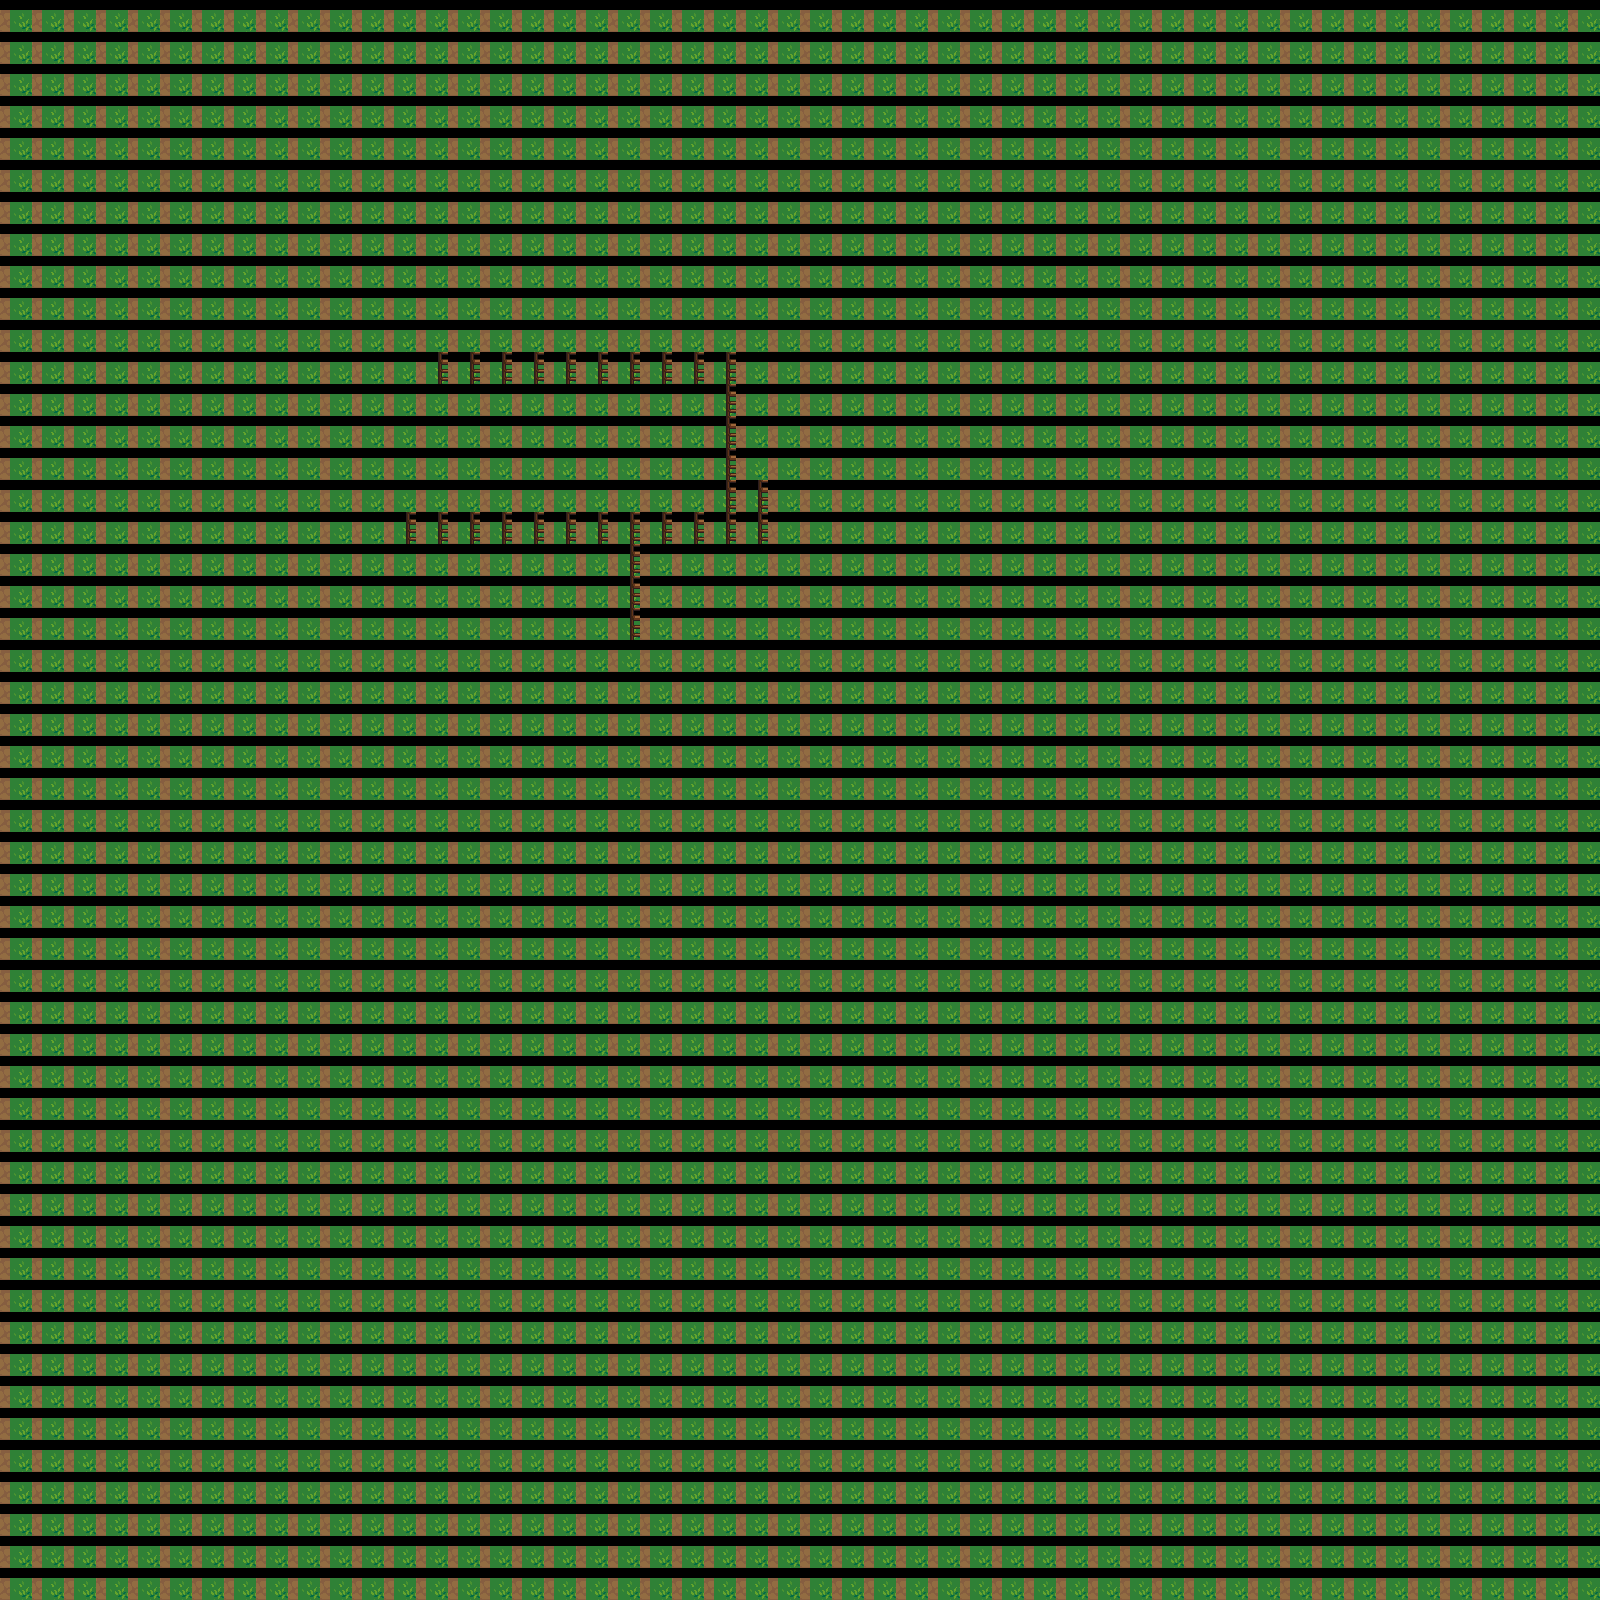

This game map was drawn from its Tiled (.tmx) file and the tilesets committed beside it. A one-line description and the trimmed map source follow:
An orthogonal 50x50 tile map with 32x32 px tiles, 2 tile layers (Kachelebene 1, Kachelebene 2).

<map version="1.5" tiledversion="1.5.0" orientation="orthogonal" renderorder="right-down" width="50" height="50" tilewidth="32" tileheight="32" infinite="0" nextlayerid="3" nextobjectid="1">
 <editorsettings>
  <export target="GrassTest.json" format="json" />
 </editorsettings>
 <tileset firstgid="1" source="OtherTileSets/Atlas/terrain_atlas.tsx" />
 <layer id="1" name="Kachelebene 1" width="50" height="50">
  <data>[2500 cells, 2500 non-empty, 1 distinct tile ids]</data>
 </layer>
 <layer id="2" name="Kachelebene 2" width="50" height="50">
  <data>[2500 cells, 30 non-empty, 1 distinct tile ids]</data>
 </layer>
</map>